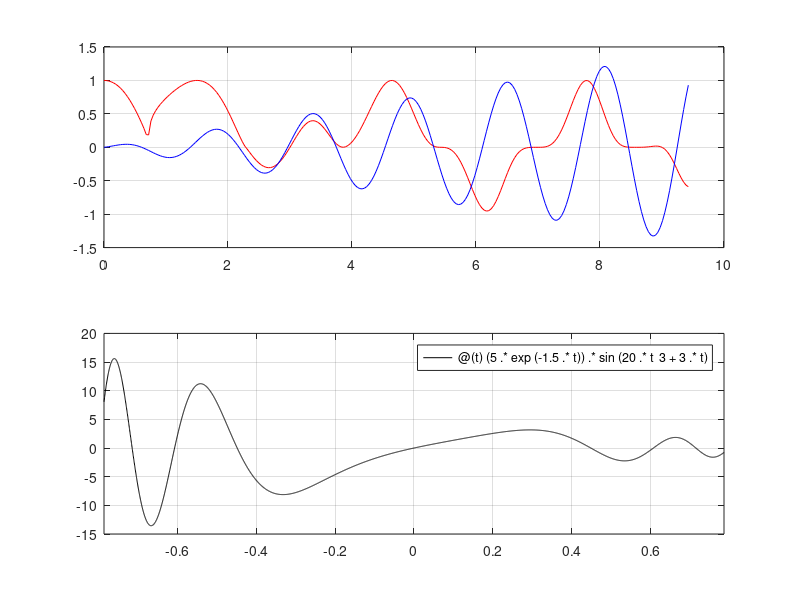

The MATLAB script that drew this image:
clear, clc
x = linspace(0,3.*pi,250);

subplot(2,1,1)
y1 = (cos(2.*x-3)).^((1/2).*x);
y2 = ((0.15).*x).*sin(4.*x+7);


plot(x,y1,'-r')
hold on
plot(x,y2,'-b')
grid on

subplot(2,1,2)
y3 =@(t) (5.*exp(-1.5.*t)).*sin(20.*t^3+3.*t)
fplot(y3, [-pi/4,pi/4],'-k')
grid on